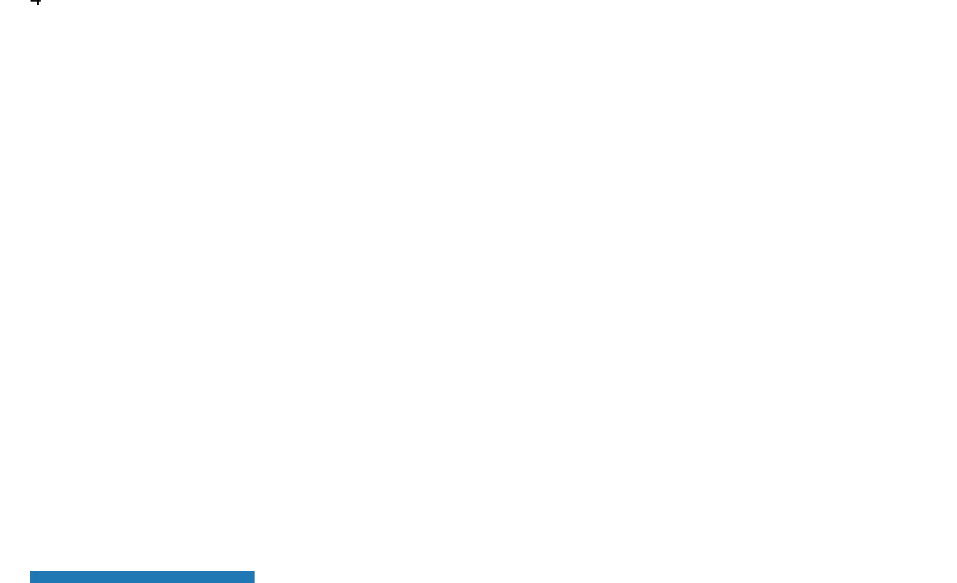
#> input picture out/smartart/crop/band_corpus.png, 957 x 583 px
$ python ui_figures.py
#> lines starting #> are read from the running program, lines starting #| are printed output that depends on the picture
### build/lanes.py
"""Lanes that run and are scored, but are not in the published reports yet.

A pending lane is in every runner (build/run_all.sh, run_second_pass.sh,
run_broken.sh) and has a harness and a pin, so it can be measured. It is kept
out of a release's summary, facts and counts until it is published: the scorers
and build/facts.py read it only when asked (--pending), which is a development
run. reports/vendors.md says of each one that it is not in the reports yet, and
build/test_report_claims.py holds the two lists to each other.

Every script that lists the participants passes its list through ``join`` (or reads
``requested``), and build/test_every_lane.py fails on one that does not, so a pending
lane is known everywhere or nowhere.

To publish a lane, follow RELEASING.md section 3a: the ordered steps, their
preconditions, and the report sentences the new lanes make false.
"""
import os
import sys
from pathlib import Path

# display name (the heading of its section in reports/vendors.md), output dir under out/
PENDING = [
    ("react-docx", "reactdocx"),
    ("OpenDoc", "opendoc"),
    ("BetterOffice", "betteroffice"),
    ("OnlyOffice (CryptPad build)", "onlyoffice"),
]
# A second lane through a pending tool (as eigenpal-editor is to eigenpal).
PENDING_LANES = ["betteroffice-editor"]
# On the vendors page as pending, with no round-trip lane at all: Univer has no
# .docx path in its open-source packages (harness/univer/probe.mjs), and Nutrient
# is measured in the UI lane only.
NO_LANE = ["Univer", "Nutrient"]

PENDING_SLUGS = [d for _, d in PENDING]


# The key a pending lane has where lanes are keyed by a short lower-case name:
# the page-image folders, the namespace map, the render inventory.
KEYS = {"reactdocx": "react-docx", "opendoc": "opendoc", "betteroffice": "betteroffice", "onlyoffice": "onlyoffice"}

ROOT = Path(os.environ.get("TRIAL_ROOT") or Path(__file__).resolve().parent.parent)


# The release that published the lanes above (RELEASING.md section 3a done for each):
# from it on they are in every run. Empty while a lane is only being developed; the
# next participant starts with this set back to "" in its branch, or with its own
# entry in a second list, until its release.
PUBLISHED_IN = "v0.11.0"


def requested(argv=None) -> bool:
    """Whether this run includes the lanes above. Published lanes (PUBLISHED_IN) are in
    every run; TRIAL_PENDING=0 leaves them out, to reproduce an earlier release.
    Before publication a run asks for them: TRIAL_PENDING=1 in the environment (any
    script), or --pending (score_all.py, score_extra.py, facts.py, preserved_matrix.py)."""
    if os.environ.get("TRIAL_PENDING") == "0":
        return False
    if PUBLISHED_IN:
        return True
    if argv is not None:
        return "--pending" in argv
    return "--pending" in sys.argv[1:] or os.environ.get("TRIAL_PENDING") == "1"


def has_output(slug: str) -> bool:
    """False for a lane that recorded why it wrote nothing (build/no_output.py):
    there is no package to audit, render or offer to Word."""
    d = ROOT / "out" / slug
    return (d / "complex.docx").exists() or not (d / "no_output.json").exists()


def _baseline(item) -> bool:
    text = " ".join(str(x) for x in item) if isinstance(item, (tuple, list)) else str(item)
    return any(w in text for w in ("libreoffice", "lo_baseline", "LibreOffice"))


def join(items, make=None, argv=None, on=None):
    """``items`` with one entry per pending lane, placed before a closing baseline
    entry; ``items`` unchanged unless the run asked for pending lanes. ``make(name,
    slug, key)`` builds the entry (default: the key). A lane with no output is left out."""
    if not (requested(argv) if on is None else on):
        return items
    new = [make(name, slug, KEYS[slug]) if make else KEYS[slug] for name, slug in PENDING if has_output(slug)]
    seq = list(items)
    tail = [seq.pop()] if seq and _baseline(seq[-1]) else []
    return type(items)(seq + new + tail)


def names(argv=None) -> dict:
    """{key: display name} of the pending lanes, empty unless the run asked for them."""
    return {KEYS[slug]: name for name, slug in PENDING} if requested(argv) else {}

### build/ui_figures.py
#!/usr/bin/env -S uv run --script
# /// script
# requires-python = ">=3.12"
# dependencies = ["pillow>=11"]
# ///
"""
Build the side-by-side figures for the rendering report.

Each figure is a two-panel image:

    left   the page of WORD's own rendering that shows the same content
    right  the SCREENSHOT of the editor's running UI

with a thin gutter and a caption strip above each panel, so a reader can see
the two renderings of the same document side by side without having to hold
two pictures in their head.

usage: python3 build/ui_figures.py
"""
import os

from PIL import Image, ImageDraw, ImageFont

BASE = os.environ.get("TRIAL_ROOT") or os.path.dirname(os.path.dirname(os.path.abspath(__file__)))
UI = os.path.join(BASE, "out/ui")
WORD = os.path.join(BASE, "out/render/png_word")
FIGS = os.path.join(BASE, "out/ui/figures")
SMART = os.path.join(BASE, "out/smartart")

FONT_CANDIDATES = [
    "/System/Library/Fonts/Supplemental/Arial Bold.ttf",
    "/System/Library/Fonts/Helvetica.ttc",
    "/System/Library/Fonts/Supplemental/Arial.ttf",
]


def font(size):
    for f in FONT_CANDIDATES:
        if os.path.exists(f):
            try:
                return ImageFont.truetype(f, size)
            except Exception:
                pass
    return ImageFont.load_default()


def fit_width(im, w):
    if im.width <= w:
        return im
    h = max(1, int(round(im.height * w / im.width)))
    return im.resize((w, h), Image.LANCZOS)


def pair(out_name, left_path, left_label, right_path, right_label,
         panel_w=760, strip=34, gutter=18):
    if not (os.path.exists(left_path) and os.path.exists(right_path)):
        print("skip %s (missing %s)" % (out_name, os.path.basename(left_path)
                                        if not os.path.exists(left_path)
                                        else os.path.basename(right_path)))
        return None
    L = fit_width(Image.open(left_path).convert("RGB"), panel_w)
    R = fit_width(Image.open(right_path).convert("RGB"), panel_w)
    h = max(L.height, R.height)
    W = panel_w * 2 + gutter
    H = h + strip
    canvas = Image.new("RGB", (W, H), "white")
    d = ImageDraw.Draw(canvas)
    d.rectangle([0, 0, W - 1, H - 1], outline=(190, 190, 190), width=2)
    d.line([(panel_w + gutter // 2, 0), (panel_w + gutter // 2, H)], fill=(190, 190, 190), width=2)
    f = font(22)
    d.text((12, 7), left_label, fill=(20, 20, 20), font=f)
    d.text((panel_w + gutter + 12, 7), right_label, fill=(20, 20, 20), font=f)
    canvas.paste(L, (0, strip))
    canvas.paste(R, (panel_w + gutter, strip))
    os.makedirs(FIGS, exist_ok=True)
    out = os.path.join(FIGS, out_name)
    canvas.save(out)
    print("wrote %s (%dx%d)" % (os.path.basename(out), W, H))
    return out


# slug -> (label, page-1 shot, page-3 shot)
EDITORS = [
    ("superdoc", "SuperDoc"),
    ("docen", "Docen"),
    ("genoffice", "GenOffice"),
    ("officeopen", "Office-Open"),
    ("canvas", "Canvas-Editor"),
    ("eigenpal", "eigenpal"),
    ("plate", "Plate.js"),
    ("docxodus", "Docxodus"),
    ("apryse", "Apryse WebViewer"),
    ("docsplus", "docs.plus"),
    ("folio", "Folio"),
    ("fidus", "Fidus Writer"),
    ("wordcraft", "WordCraft"),
    ("libreoffice", "LibreOffice"),
]
import os as _os, sys as _sys  # noqa: E401,E402
_sys.path.insert(0, _os.path.dirname(_os.path.abspath(__file__)))
import lanes  # noqa: E402

EDITORS = lanes.join(EDITORS, lambda name, slug, key: (slug, name))
# Nutrient has no round-trip lane (lanes.NO_LANE): it is a viewer, captured in the UI lane only.
if lanes.requested():
    EDITORS.insert(-1, ("nutrient", "Nutrient"))


def smartart_figure():
    """corpus band vs the two controls, side by side."""
    crops = os.path.join(SMART, "crop")
    a = os.path.join(crops, "band_corpus.png")
    b = os.path.join(crops, "band_dgm_pic_checker.png")
    c = os.path.join(crops, "band_dgm_pic_border.png")
    if not (os.path.exists(a) and os.path.exists(b) and os.path.exists(c)):
        print("skip smartart figure (crops missing)")
        return
    ims = [Image.open(p).convert("RGB") for p in (a, b, c)]
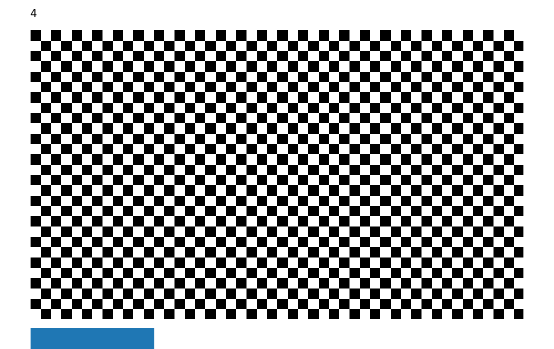
#> input picture out/smartart/crop/band_dgm_pic_checker.png, 554 x 349 px
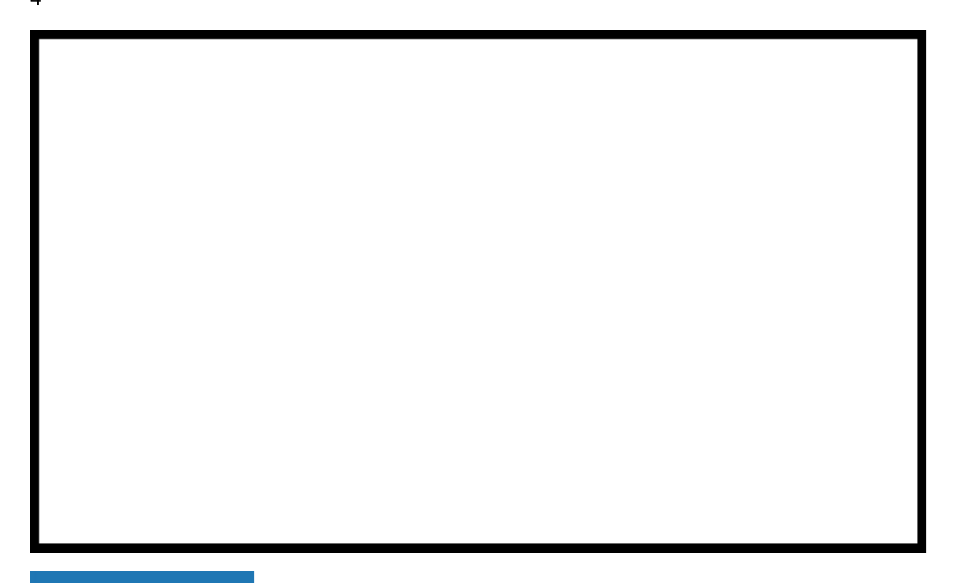
#> input picture out/smartart/crop/band_dgm_pic_border.png, 957 x 583 px
#> ims = 3 items
    labels = [
        "CORPUS, as Word renders it",
        "POSITIVE CONTROL (checkerboard)",
        "BORDER CONTROL (outlined box)",
    ]
    w = max(i.width for i in ims)
#> w = 957
    h = max(i.height for i in ims)
#> h = 583
    strip = 30
    canvas = Image.new("RGB", (w * 3 + 24, h + strip + 8), "white")
#> canvas: PIL image 2895x621 RGB; every value is 255
    d = ImageDraw.Draw(canvas)
    f = font(15)
    for k, (im, lab) in enumerate(zip(ims, labels)):
        x = k * (w + 12)
        d.text((x + 4, 6), lab, fill=(20, 20, 20), font=f)
        canvas.paste(im, (x, strip))
        d.rectangle([x, strip, x + im.width - 1, strip + im.height - 1],
                    outline=(160, 160, 160), width=1)
#> this loop made 3 passes
#> (lab, x) on passes 1 to 3: ('CORPUS, as Word renders it', 0), ('POSITIVE CONTROL (checkerboard)', 969), ('BORDER CONTROL (outlined box)', 1938)
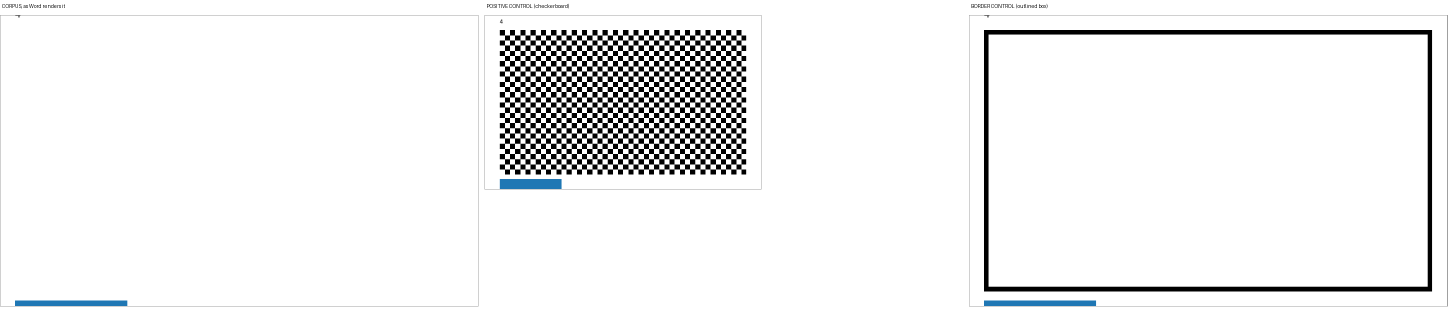
#> canvas: PIL image 2895x621 RGB (shown at 1/2 size); mean R, G, B 239.8, 240.1, 240.4
    out = os.path.join(FIGS, "fig_smartart_band.png")
    os.makedirs(FIGS, exist_ok=True)
    canvas.save(out)
    print("wrote %s (%dx%d)" % (os.path.basename(out), canvas.width, canvas.height))
#| wrote fig_smartart_band.png (2895x621)


def main():
    smartart_figure()
    # Docxodus is not a browser-hosted editor: its artefact is the product's
    # own materialized page, produced by its own pagination engine.
    OWN_RENDER = {"docxodus"}

    for slug, label in EDITORS:
        right_label = ("%s - the application's own render" % label
                       if slug in OWN_RENDER else "%s - the editor's own UI" % label)
        p1 = os.path.join(UI, slug + ".png")
        p3 = os.path.join(UI, slug + "_p3.png")
        p4 = os.path.join(UI, slug + "_p4.png")
        if os.path.exists(p4):
            pair("fig_ui_%s_p4.png" % slug,
                 os.path.join(WORD, "corpus-4.png"),
                 "Microsoft Word - page 4 of 6",
                 p4, right_label)
        if os.path.exists(p3):
            pair("fig_ui_%s_p3.png" % slug,
                 os.path.join(WORD, "corpus-3.png"),
                 "Microsoft Word - page 3 of 6",
                 p3, right_label)
        if os.path.exists(p1):
            pair("fig_ui_%s_p1.png" % slug,
                 os.path.join(WORD, "corpus-1.png"),
                 "Microsoft Word - page 1 of 6",
                 p1, right_label)
        # An editor that keeps comments in a panel the page view does not show
        # (Apryse) is captured a second time with that panel open.
        pc = os.path.join(UI, slug + "_comments.png")
        if os.path.exists(pc):
            pair("fig_ui_%s_comments.png" % slug,
                 os.path.join(WORD, "corpus-3.png"),
                 "Microsoft Word - page 3 of 6",
                 pc, "%s - its comments panel opened" % label)

    # WordCraft and LibreOffice are native applications: their "screenshot"
    # is the application's own rendered page, produced by its own renderer.
    for slug, label, base, page3 in (
            ("wordcraft", "WordCraft", os.path.join(UI, "wordcraft"), "page3.png"),
            ("libreoffice", "LibreOffice", os.path.join(UI, "libreoffice"), "page-3.png")):
        p3 = os.path.join(base, page3)
        if os.path.exists(p3):
            pair("fig_ui_%s_p3.png" % slug,
                 os.path.join(WORD, "corpus-3.png"),
                 "Microsoft Word - page 3 of 6",
                 p3, "%s - the application's own render" % label)
        p1 = os.path.join(base, "page1.png" if slug == "wordcraft" else "page-1.png")
        if os.path.exists(p1):
            pair("fig_ui_%s_p1.png" % slug,
                 os.path.join(WORD, "corpus-1.png"),
                 "Microsoft Word - page 1 of 6",
                 p1, "%s - the application's own render" % label)


if __name__ == "__main__":
    main()
